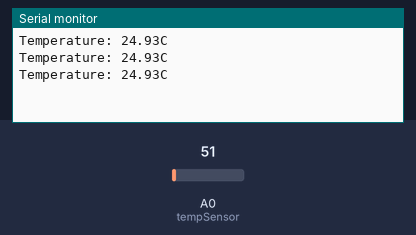
Bench run of a sketch on a simulated Arduino Uno, built with avr-gcc and run on an emulated ATmega328P. Shown: the last lines printed to the serial monitor. Inputs (shaded band) come from the test bench; at power-on: A0 (tempSensor) = 51.

Above: at 1.3 s.
1.4 s: A0 (tempSensor) set to 61
At 1.9 s:
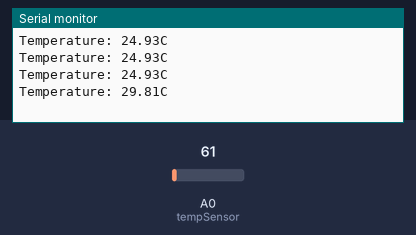
2.9 s: A0 (tempSensor) set to 71
At 3.4 s:
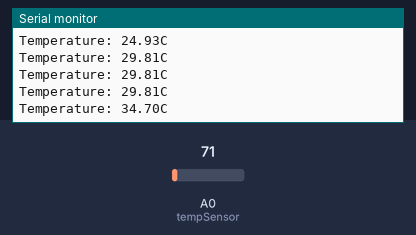
Timing chart, 0 to 5.9 s (numbered marks = the images above; inputs shaded):
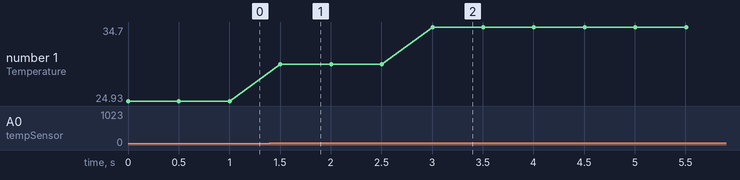

The sketch:

temperature.ino
```cpp
//This sketch is to read the temperature with an LM35 sensor

#define tempSensor A0
int tempVal = 0;
float convertedTemp = 0;

void setup()
{
	Serial.begin(9600);
	pinMode ( tempSensor, INPUT);
}

void loop()
{
	tempVal = analogRead(tempSensor);
	convertedTemp = 500.0/1023.0*tempVal;
	Serial.print ("Temperature: ");
	Serial.print (convertedTemp);
	Serial.println("C");
	delay(500);
}
```

Measured:
- after the input at 1.4 s, the serial monitor: prints a new line after 0.10 s (image 1)
- after the input at 2.9 s, the serial monitor: prints a new line after 0.10 s (image 2)
- plotted number 1: 24.93 → 29.81 after the input at 1.4 s, 29.81 → 34.7 after the input at 2.9 s
